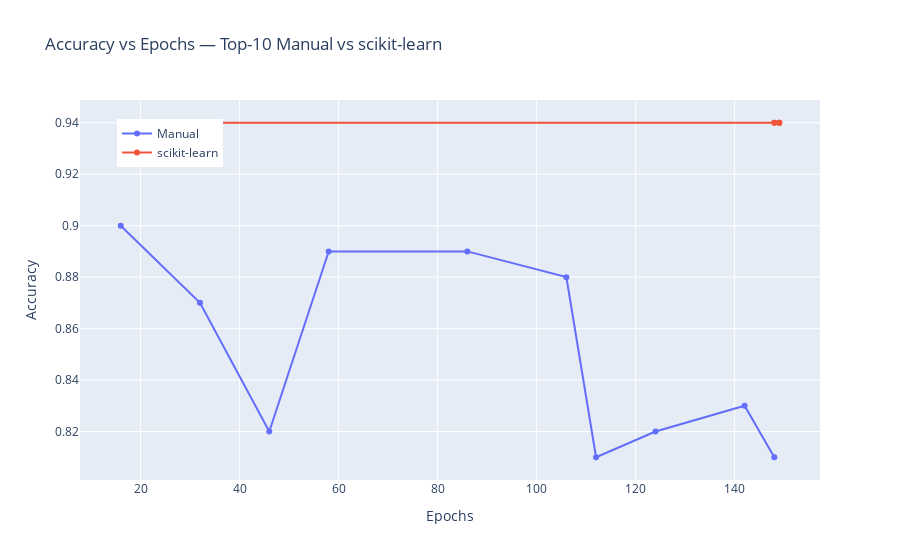

Notebook source saved alongside this figure:
### Markdown cell above
## Accuracy across epochs for manual and sklearn models (HW point 6)

### Code cell
fig_acc_epochs = go.Figure()

fig_acc_epochs.add_trace(go.Scatter(
    x=[r.epochs for r in sorted(plot_10_manual_results, key=lambda x: x.epochs)],
    y=[r.acc for r in sorted(plot_10_manual_results, key=lambda x: x.epochs)],
    mode="markers+lines",
    name="Manual"
))

fig_acc_epochs.add_trace(go.Scatter(
    x=[r.epochs for r in sorted(plot_10_sklearn_results, key=lambda x: x.epochs)],
    y=[r.acc for r in sorted(plot_10_sklearn_results, key=lambda x: x.epochs)],
    mode="markers+lines",
    name="scikit-learn"
))

fig_acc_epochs.update_layout(
    title="Accuracy vs Epochs — Top-10 Manual vs scikit-learn",
    xaxis_title="Epochs",
    yaxis_title="Accuracy",
    legend=dict(x=0.05, y=0.95)
)

fig_acc_epochs.show()

### Figure 1 — Plotly figure (JSON) as saved in the notebook; plotly's stock layout.template omitted (floating-point values rounded to 4 significant figures)
{"data": [{"mode": "markers+lines", "name": "Manual", "type": "scatter", "x": [16, 32, 46, 58, 86, 106, 112, 124, 142, 148], "y": [0.9, 0.87, 0.82, 0.89, 0.89, 0.88, 0.81, 0.82, 0.83, 0.81]}, {"mode": "markers+lines", "name": "scikit-learn", "type": "scatter", "x": [31, 31, 31, 32, 32, 148, 148, 149, 149, 149], "y": [0.94, 0.94, 0.94, 0.94, 0.94, 0.94, 0.94, 0.94, 0.94, 0.94]}], "layout": {"legend": {"x": 0.05, "y": 0.95}, "title": {"text": "Accuracy vs Epochs — Top-10 Manual vs scikit-learn"}, "xaxis": {"title": {"text": "Epochs"}}, "yaxis": {"title": {"text": "Accuracy"}}}}
